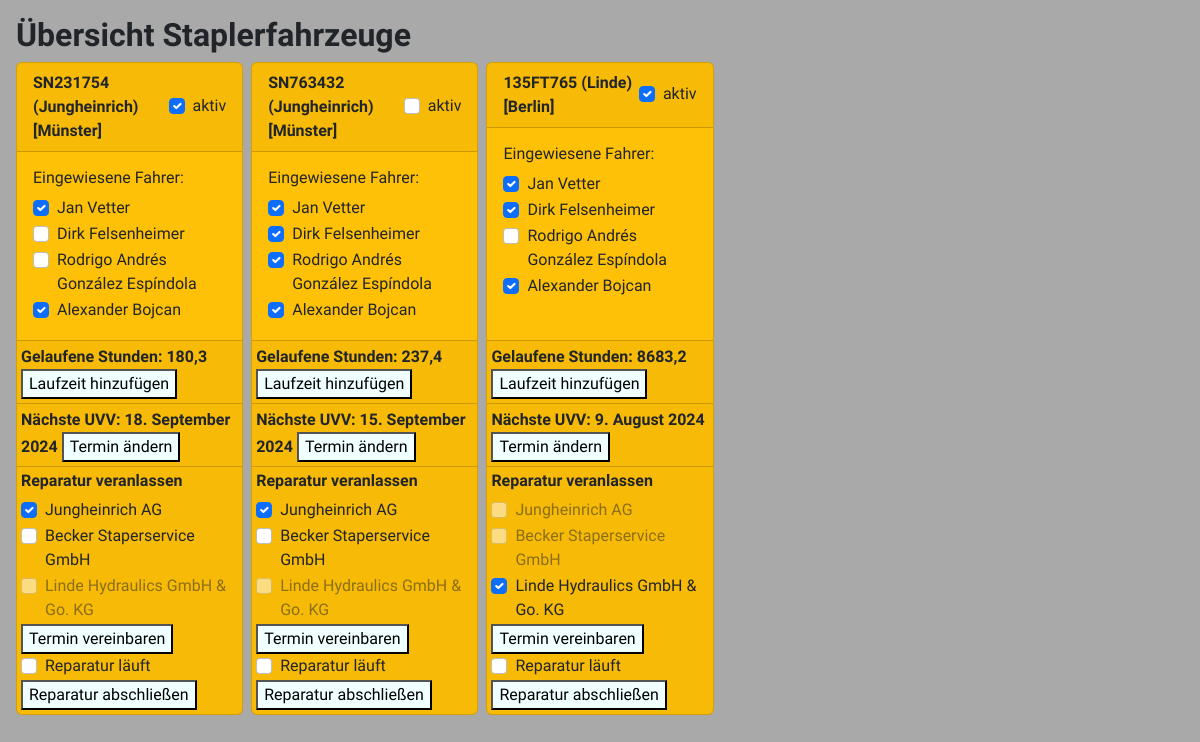
The app's page / (signed in), older data.
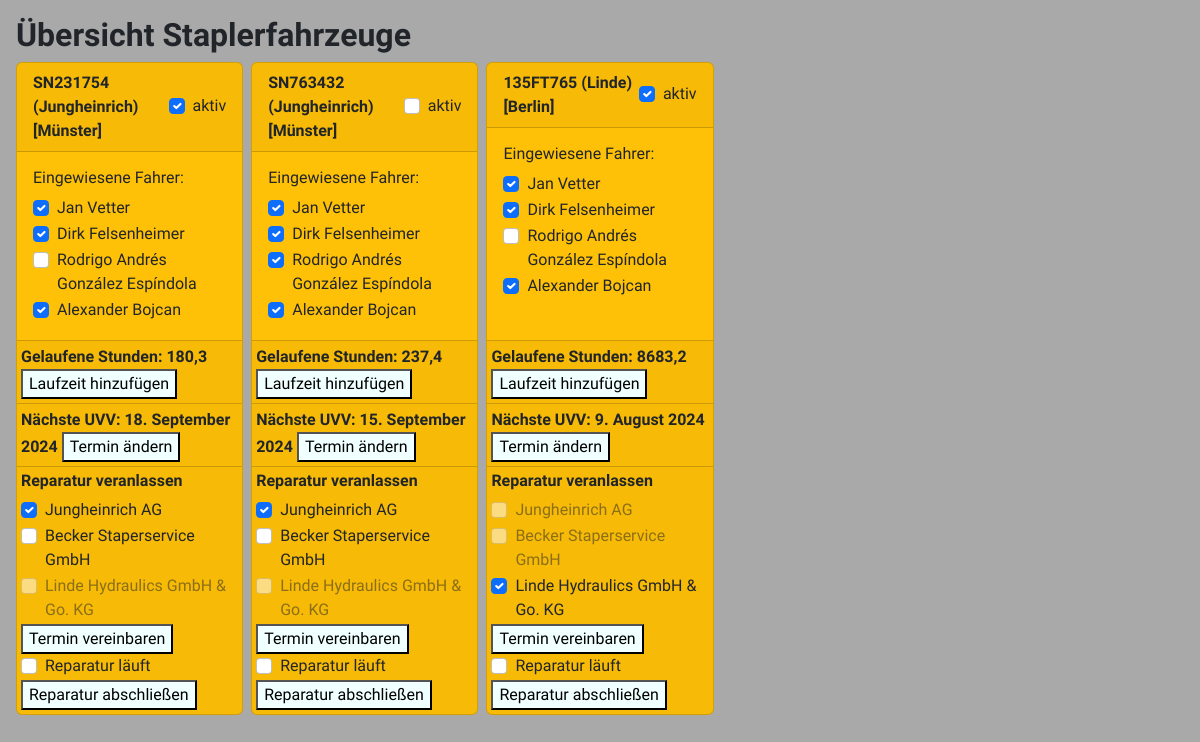
The same page, newer data.
### forklift/models.py (models this page shows, shortened)
class Forklift(models.Model):
    serial_no = models.CharField(max_length=30, unique=True)
    brand = models.CharField(max_length=50)
    model = models.CharField(max_length=50)
    type = models.CharField(max_length=30)
    max_load = models.IntegerField(default=800)
    hours_run = models.FloatField(default=0)
    next_check = models.DateField(null=True, blank=True, default=None,)
    can_operate = models.BooleanField(default=True)
    allowed_operators = models.JSONField(default=list)
    location = models.CharField(max_length=50, default="Münster")
    workshops = models.JSONField(default=list)
    fastest_workshop = models.IntegerField(default=0)
    class Meta:
        db_table = ''
        managed = True
        verbose_name = 'Forklift'
        verbose_name_plural = 'Forklifts'

### forklift/views.py (the view)
# urls.py: path('', views.overview, name='overview'),
def overview(request: HttpRequest) -> HttpResponseBase:
    user = request.user
    if user.groups.filter(name="admin").exists():
        forklifts = Forklift.objects.all()
    elif user.groups.filter(name="Münster").exists():
        forklifts = Forklift.objects.filter(location="Münster")
    elif user.groups.filter(name="Berlin").exists():
        forklifts = Forklift.objects.filter(location="Berlin")
    elif user.groups.filter(name="Köln").exists():
        forklifts = Forklift.objects.filter(location="Köln")
    return render(request, 'forklift/overview.html', {
        'forklifts': forklifts,
    })

### forklift/templates/forklift/overview.html (shortened to what this page needs)
{% extends 'base.html' %}
{% block content %}
    <h2><b>Übersicht Staplerfahrzeuge</b></h2>
    <div style="display: grid; gap: .5rem; grid-template-columns: repeat(5, 1fr);">
        {% for f in forklifts %}
            {% include 'forklift/forklift_card.html' %}
        {% endfor %}
    </div>
{% endblock content %}

### forklift_manager/templates/base.html (shortened to what this page needs)
<!DOCTYPE html>
<html lang="de">
<head>
    <link href="https://cdn.jsdelivr.net/npm/bootstrap@5.2.3/dist/css/bootstrap.min.css" rel="stylesheet">
</head>
<body>
    <div class="p-3">
        {% block content %}
        {% endblock content %}
    </div>
</body>
</html>

### forklift/templates/forklift/forklift_card.html
<div class="card bg-warning">
    <div class="card-header" style="display: flex; align-items: center; justify-content: space-between;">
        <b>{{ f.serial_no }} ({{ f.brand }}) [{{f.location}}]</b>
        <div class="form-check">
            <input class="form-check-input" type="checkbox" value="" id="can-operate-{{ f.id }}" {% if f.can_operate %}checked{% endif %} onchange="toggle_can_operate({{f.pk}});">
            <label class="form-check-label" for="can-operate-{{ f.id }}">
                aktiv
            </label>
        </div>
    </div>
    <div class="card-body">
        <h6>Eingewiesene Fahrer:</h6>
        <div class="form-check">
            <input class="form-check-input" type="checkbox" id="operator-3-{{ f.id }}" {% if 3 in f.allowed_operators %}checked{% endif %} onchange="toggle_operator(3, {{f.pk}} );">
            <label class="form-check-label" for="operator-3-{{ f.id }}">
                Jan Vetter
            </label>
        </div>
        <div class="form-check">
            <input class="form-check-input" type="checkbox" id="operator-8-{{ f.id }}" {% if 8 in f.allowed_operators %}checked{% endif %} onchange="toggle_operator(8, {{f.pk}} );">
            <label class="form-check-label" for="operator-8-{{ f.id }}">
                Dirk Felsenheimer
            </label>
        </div>
        <div class="form-check">
            <input class="form-check-input" type="checkbox" id="operator-15-{{ f.id }}" {% if 15 in f.allowed_operators %}checked{% endif %} onchange="toggle_operator(15, {{f.pk}} );">
            <label class="form-check-label" for="operator-15-{{ f.id }}">
                Rodrigo Andrés González Espíndola
            </label>
        </div>
        <div class="form-check">
            <input class="form-check-input" type="checkbox" id="operator-17-{{ f.id }}" {% if 17 in f.allowed_operators %}checked{% endif %} onchange="toggle_operator(17, {{f.pk}} );">
            <label class="form-check-label" for="operator-17-{{ f.id }}">
                Alexander Bojcan
            </label>
        </div>
    </div>
    <div class="card-footer p-1">
        <div class="button_group">
            <b>Gelaufene Stunden: {{f.hours_run}}</b>
            <input type="button" style="background-color:azure;" value="Laufzeit hinzufügen" onclick="update_hours_run({{f.pk}});">
        </div>
    </div>
    <div class="card-footer p-1">
        <div class="button_group">
            <b>Nächste UVV: {{f.next_check}}</b>
            <input type="button" style="background-color: azure;" value="Termin ändern" onclick="update_next_check({{f.pk}});">
        </div>
    </div>
    <div class="card-footer p-1">
        <h6><b>Reparatur veranlassen</b></h6>
        <div class="form-check">
            <input class="form-check-input" type="checkbox" id="workshop-1-{{ f.id }}" {% if 1 not in f.workshops %}disabled{% endif %}
            {% if f.fastest_workshop == 1 %}checked{% endif %}>
            <label class="form-check-label" for="workshop-1-{{ f.id }}">
                Jungheinrich AG
            </label>
        </div>
        <div class="form-check">
            <input class="form-check-input" type="checkbox" id="workshop-2-{{ f.id }}" {% if 2 not in f.workshops %}disabled{% endif %}
            {% if f.fastest_workshop == 2 %}checked{% endif %}>
            <label class="form-check-label" for="workshop-2-{{ f.id }}">
                Becker Staperservice GmbH
            </label>
        </div>
        <div class="form-check">
            <input class="form-check-input" type="checkbox" id="workshop-3-{{ f.id }}" {% if 3 not in f.workshops %}disabled{% endif %}
            {% if f.fastest_workshop == 3 %}checked{% endif %}>
            <label class="form-check-label" for="workshop-3-{{ f.id }}">
                Linde Hydraulics GmbH & Go. KG
            </label>
        </div>
        <div class="button_group">
            <input type="button" style="background-color: azure;" value="Termin vereinbaren" onclick="request_repair({{f.pk}});">
        </div>
        <div class="form-check">
            <input class="form-check-input" type="checkbox" value="" id="in-repairs-{{ f.id }}"  style="pointer-events: none;" >
            <label class="form-check-label" for="in-repairs-{{ f.id }}">
                Reparatur läuft
            </label>
        </div>
        <div class="button_group">
            <input type="button" style="background-color: azure;" value="Reparatur abschließen" onclick="end_repair({{f.pk}});">
        </div>
    </div>
</div>

### forklift_manager/templates/base.html (style rules this page uses)
body { font-family: "Nunito Sans", sans-serif; background-color: darkgray; }

Row changes from the older to the newer data that the page shows:
changed Forklift "SN231754": allowed_operators "☐" → "☑"
